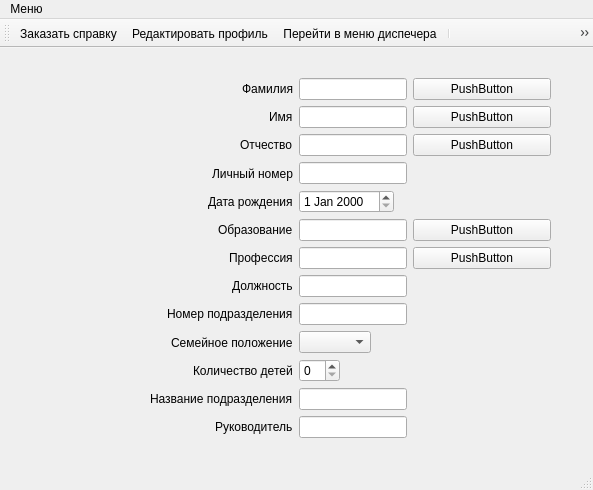
<?xml version="1.0" encoding="UTF-8"?>
<ui version="4.0">
 <class>UserWindow</class>
 <widget class="QMainWindow" name="UserWindow">
  <property name="geometry">
   <rect>
    <x>0</x>
    <y>0</y>
    <width>593</width>
    <height>490</height>
   </rect>
  </property>
  <property name="windowTitle">
   <string>MainWindow</string>
  </property>
  <widget class="QWidget" name="centralwidget">
   <widget class="QWidget" name="">
    <property name="geometry">
     <rect>
      <x>150</x>
      <y>30</y>
      <width>401</width>
      <height>370</height>
     </rect>
    </property>
    <layout class="QFormLayout" name="formLayout_2">
     <item row="0" column="0">
      <layout class="QVBoxLayout" name="verticalLayout">
       <item>
        <widget class="QLabel" name="label">
         <property name="inputMethodHints">
          <set>Qt::ImhNone</set>
         </property>
         <property name="text">
          <string>&lt;html&gt;&lt;head/&gt;&lt;body&gt;&lt;p align=&quot;right&quot;&gt;Фамилия&lt;/p&gt;&lt;/body&gt;&lt;/html&gt;</string>
         </property>
         <property name="textInteractionFlags">
          <set>Qt::LinksAccessibleByMouse</set>
         </property>
        </widget>
       </item>
       <item alignment="Qt::AlignRight">
        <widget class="QLabel" name="label_2">
         <property name="text">
          <string>Имя</string>
         </property>
        </widget>
       </item>
       <item alignment="Qt::AlignRight">
        <widget class="QLabel" name="label_4">
         <property name="text">
          <string>Отчество</string>
         </property>
        </widget>
       </item>
       <item alignment="Qt::AlignRight">
        <widget class="QLabel" name="label_3">
         <property name="text">
          <string>Личный номер</string>
         </property>
        </widget>
       </item>
       <item alignment="Qt::AlignRight">
        <widget class="QLabel" name="label_5">
         <property name="text">
          <string>Дата рождения</string>
         </property>
        </widget>
       </item>
       <item alignment="Qt::AlignRight">
        <widget class="QLabel" name="label_6">
         <property name="text">
          <string>Образование</string>
         </property>
        </widget>
       </item>
       <item alignment="Qt::AlignRight">
        <widget class="QLabel" name="label_7">
         <property name="text">
          <string>Профессия</string>
         </property>
        </widget>
       </item>
       <item alignment="Qt::AlignRight">
        <widget class="QLabel" name="label_8">
         <property name="text">
          <string>Должность</string>
         </property>
        </widget>
       </item>
       <item alignment="Qt::AlignRight">
        <widget class="QLabel" name="label_9">
         <property name="text">
          <string>Номер подразделения</string>
         </property>
        </widget>
       </item>
       <item alignment="Qt::AlignRight">
        <widget class="QLabel" name="label_10">
         <property name="text">
          <string>Семейное положение</string>
         </property>
        </widget>
       </item>
       <item alignment="Qt::AlignRight">
        <widget class="QLabel" name="label_11">
         <property name="text">
          <string>Количество детей</string>
         </property>
        </widget>
       </item>
       <item alignment="Qt::AlignRight">
        <widget class="QLabel" name="label_12">
         <property name="text">
          <string>Название подразделения</string>
         </property>
        </widget>
       </item>
       <item alignment="Qt::AlignRight">
        <widget class="QLabel" name="label_13">
         <property name="text">
          <string>Руководитель</string>
         </property>
        </widget>
       </item>
      </layout>
     </item>
     <item row="0" column="1">
      <layout class="QFormLayout" name="formLayout">
       <item row="0" column="1">
        <widget class="QPushButton" name="pushButton">
         <property name="text">
          <string>PushButton</string>
         </property>
        </widget>
       </item>
       <item row="1" column="0">
        <widget class="QLineEdit" name="lineEdit_2"/>
       </item>
       <item row="1" column="1">
        <widget class="QPushButton" name="pushButton_2">
         <property name="text">
          <string>PushButton</string>
         </property>
        </widget>
       </item>
       <item row="2" column="0">
        <widget class="QLineEdit" name="lineEdit_3"/>
       </item>
       <item row="2" column="1">
        <widget class="QPushButton" name="pushButton_3">
         <property name="text">
          <string>PushButton</string>
         </property>
        </widget>
       </item>
       <item row="3" column="0">
        <widget class="QLineEdit" name="lineEdit_4"/>
       </item>
       <item row="6" column="0">
        <widget class="QLineEdit" name="lineEdit_5"/>
       </item>
       <item row="6" column="1">
        <widget class="QPushButton" name="pushButton_4">
         <property name="text">
          <string>PushButton</string>
         </property>
        </widget>
       </item>
       <item row="7" column="0">
        <widget class="QLineEdit" name="lineEdit_6"/>
       </item>
       <item row="7" column="1">
        <widget class="QPushButton" name="pushButton_5">
         <property name="text">
          <string>PushButton</string>
         </property>
        </widget>
       </item>
       <item row="8" column="0">
        <widget class="QLineEdit" name="lineEdit_7"/>
       </item>
       <item row="9" column="0">
        <widget class="QLineEdit" name="lineEdit_8"/>
       </item>
       <item row="12" column="0">
        <widget class="QLineEdit" name="lineEdit_9"/>
       </item>
       <item row="13" column="0">
        <widget class="QLineEdit" name="lineEdit_10"/>
       </item>
       <item row="0" column="0">
        <widget class="QLineEdit" name="lineEdit"/>
       </item>
       <item row="5" column="0">
        <widget class="QDateEdit" name="dateEdit"/>
       </item>
       <item row="11" column="0">
        <widget class="QSpinBox" name="spinBox"/>
       </item>
       <item row="10" column="0">
        <widget class="QComboBox" name="comboBox"/>
       </item>
      </layout>
     </item>
    </layout>
   </widget>
  </widget>
  <widget class="QMenuBar" name="menubar">
   <property name="geometry">
    <rect>
     <x>0</x>
     <y>0</y>
     <width>593</width>
     <height>20</height>
    </rect>
   </property>
   <widget class="QMenu" name="menu">
    <property name="title">
     <string>Меню</string>
    </property>
    <addaction name="action"/>
    <addaction name="action_2"/>
    <addaction name="action_3"/>
    <addaction name="action_4"/>
   </widget>
   <addaction name="menu"/>
  </widget>
  <widget class="QStatusBar" name="statusbar"/>
  <widget class="QToolBar" name="toolBar">
   <property name="windowTitle">
    <string>toolBar</string>
   </property>
   <attribute name="toolBarArea">
    <enum>TopToolBarArea</enum>
   </attribute>
   <attribute name="toolBarBreak">
    <bool>false</bool>
   </attribute>
   <addaction name="action"/>
   <addaction name="action_2"/>
   <addaction name="action_3"/>
   <addaction name="separator"/>
   <addaction name="action_4"/>
  </widget>
  <action name="action">
   <property name="text">
    <string>Заказать справку</string>
   </property>
  </action>
  <action name="action_2">
   <property name="text">
    <string>Редактировать профиль</string>
   </property>
  </action>
  <action name="action_3">
   <property name="text">
    <string>Перейти в меню диспечера</string>
   </property>
   <property name="toolTip">
    <string>Перейти в меню диспечера</string>
   </property>
  </action>
  <action name="action_4">
   <property name="text">
    <string>Выйти из учетной записи</string>
   </property>
  </action>
 </widget>
 <resources/>
 <connections/>
</ui>
